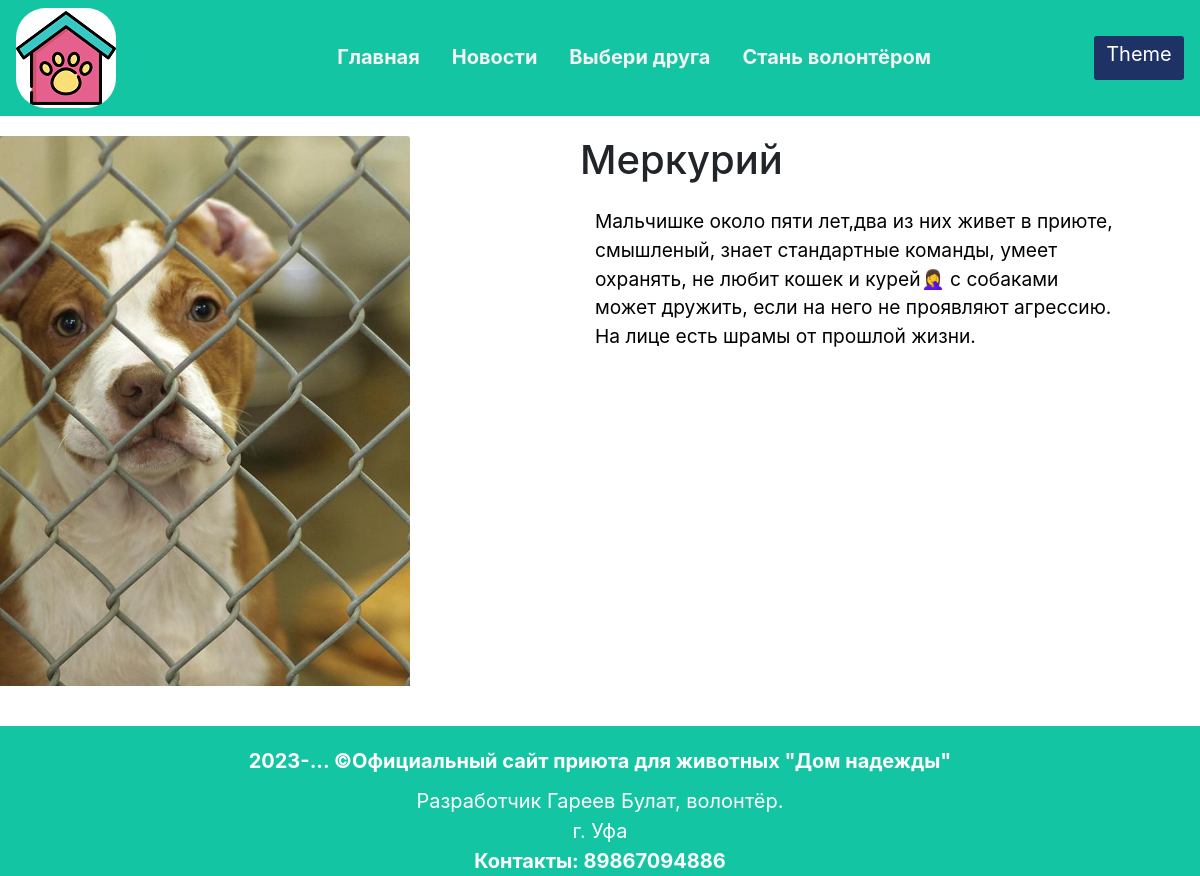
The app's page /pets/4/ with its own data.
### page/models.py (models this page shows, shortened)
class Animal(models.Model):
    photo = models.ImageField(upload_to='animal_photos')
    name = models.CharField(max_length=100)
    description = models.TextField()

### page/views.py (the view)
# urls.py: path('pets/<int:pk>/', views.pet_detail, name='pet_detail'),
def pet_detail(request, pk):
    animal = Animal.objects.get(pk=pk)
    context = {'animal': animal}
    return render(request, 'pet_detail.html', context)

### page/templates/pet_detail.html
{% extends 'base.html' %}
{% load static %}
{% block content %}
<section>
  <div class="row" style="margin-right: 40px; padding-top: 20px; padding-bottom: 40px;">
    <div class="col-md-4">
      <img class="card-img-top" src="{{ animal.photo.url }}"
        alt="{{ animal.name }}" style="margin-left: -80px; height: 550px; width: 30rem; object-fit: cover;">
    </div>
    <div class="col-md-8" style="padding-left: 200px;">
      <h1>{{ animal.name }}</h1>
      <p class="card-text" style=" overflow-wrap: break-word;">{{ animal.description }}</p>
    </div>
  </div>
</section>
{% endblock %}

### page/static/css/light_styles.css (style rules this page uses)
html, body { height: 100%; margin: 0; display: flex; flex-direction: column; }
section { padding: 0 15px; }
@media (min-width: 575.98px) { section { padding: 0 calc(50% - 270px); } }
@media (min-width: 767.98px) { section { padding: 0 calc(50% - 360px); } }
@media (min-width: 991.98px) { section { padding: 0 calc(50% - 480px); } }
@media (min-width: 1199.98px) { section { padding: 0 calc(50% - 590px); } }
p { transition: 3s; color: black; }
p { padding: 15px; font-size: 1.2em; }

### records on screen
Animal: photo (picture), name "Меркурий", description "Мальчишке около пяти лет,два из них живет в приюте, смышленый, знает стандартные команды, умеет охранять, не любит кошек и курей🤦‍♀ с собаками может дружить, если на него не проявляют агрессию. На лице есть шрамы от прошлой жизни."
